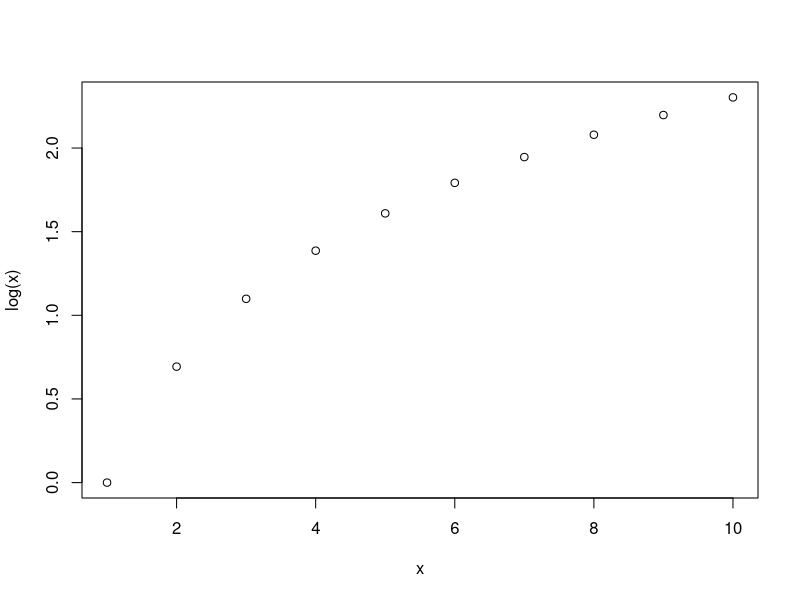
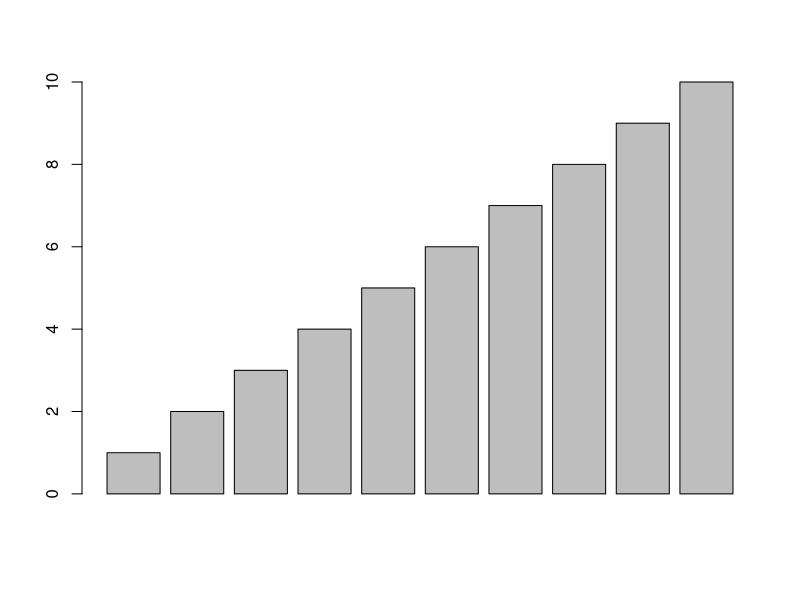

Source code (R) for these figures, in order:
## ---- chunk 1
x <- c(1:10)
plot(log(x)~x)
barplot(x)
